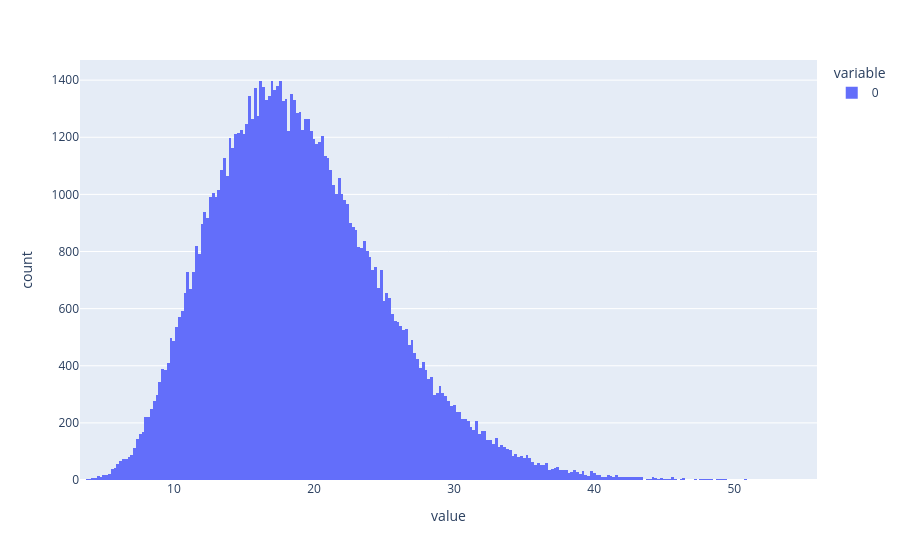

The notebook cell saved with this chart:
### Code cell
# для случая с костью на 20 граней

n = 20 # количество градаций номинативной переменной
N = 100000 # количество выборок
L = 1000 # размер одной выборки
chi_squared = []
for i in range(N):
    result = []
    for j in range(L):
        result.append(random.randint(1, n))
    chi_squared.append(
        sum([(result.count(k) - L / n) ** 2 / (L / n) for k in range(1, n + 1)]))
fig = px.histogram(chi_squared)
fig.show()

### Figure 1 — Plotly figure (JSON) as saved in the notebook; plotly's stock layout.template omitted (floating-point values rounded to 4 significant figures; data arrays with more than 128 entries replaced by an {"elided": "..."} marker saying what was removed)
{"data": [{"alignmentgroup": "True", "bingroup": "x", "hovertemplate": "variable=0<br>value=%{x}<br>count=%{y}<extra></extra>", "legendgroup": "0", "marker": {"color": "#636efa", "pattern": {"shape": ""}}, "name": "0", "offsetgroup": "0", "orientation": "v", "showlegend": true, "type": "histogram", "x": {"elided": "100000 float values"}, "xaxis": "x", "yaxis": "y"}], "layout": {"barmode": "relative", "legend": {"title": {"text": "variable"}, "tracegroupgap": 0}, "margin": {"t": 60}, "xaxis": {"anchor": "y", "domain": [0, 1], "title": {"text": "value"}}, "yaxis": {"anchor": "x", "domain": [0, 1], "title": {"text": "count"}}}}
